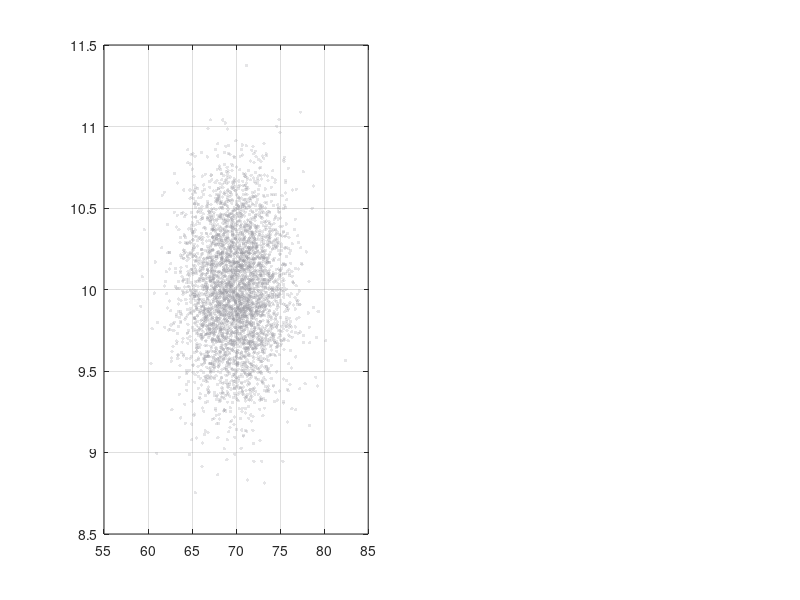

This chart was generated by the following MATLAB code: (Note: this script raises an error after producing the figure.)
%% Polar -> Cartesian : Monte-Carlo truth vs first-order (EKF) linearization
%  SEL5917 — Nonlinear Filtering
%  A Gaussian in polar coordinates (r, theta) is pushed through the nonlinear map
%       g(r,theta) = [ r*cos(theta) ; r*sin(theta) ]
%  We compare:
%    (MC)   the true transformed distribution: samples + sample mean/cov ellipse
%    (LIN)  the first-order Taylor (EKF) approximation:
%              mean_lin = g(mu),   cov_lin = G * Sigma * G',   G = dg/d[r,theta]|mu
%  Sweeping the bearing std sigma_theta shows how badly the linearization fails
%  as the nonlinearity (angular spread) grows.
%
%  Output:  ../images/polar2cart_linearization.gif  and  .png
%  Author: generated for Prof. Marcos R. Fernandes.

clear; clc; close all; rng(3);

%% input Gaussian in polar coordinates
r0   = 10;                 % mean range  [m]
th0  = deg2rad(70);        % mean bearing
sr   = 0.35;               % range std   [m]
Nmc  = 4000;               % Monte-Carlo samples

% fixed standard-normal draws so the cloud morphs smoothly across frames
z1 = randn(Nmc,1);  z2 = randn(Nmc,1);

% bearing std sweep (deg): grow, then hold on the worst case
sth_deg = [linspace(3,34,34), 34*ones(1,8)];

here   = fileparts(mfilename('fullpath'));
gifOut = fullfile(here,'..','images','polar2cart_linearization.gif');
pngOut = fullfile(here,'..','images','polar2cart_linearization.png');

fig = figure('Color','w','Position',[80 80 1150 560]);
cMC=[0.09 0.60 0.40]; cLIN=[0.89 0.20 0.13]; cPT=[0.16 0.17 0.20];

for fidx = 1:numel(sth_deg)
    sth = deg2rad(sth_deg(fidx));
    Sigma = diag([sr^2, sth^2]);

    % --- Monte-Carlo truth ---
    r  = r0 + sr*z1;
    th = th0 + sth*z2;
    X  = r.*cos(th);   Y = r.*sin(th);
    P  = [X Y];
    muMC  = mean(P,1)';
    covMC = cov(P);

    % --- first-order (EKF) linearization ---
    muL = [r0*cos(th0); r0*sin(th0)];
    G   = [cos(th0), -r0*sin(th0);
           sin(th0),  r0*cos(th0)];
    covL = G*Sigma*G';

    meanErr = norm(muMC - muL);

    clf(fig);
    % ---------- left: input Gaussian in polar space ----------
    ax1 = subplot(1,2,1); hold(ax1,'on'); box(ax1,'on'); grid(ax1,'on');
    scatter(ax1, rad2deg(th), r, 6, [0.6 0.6 0.62],'filled','MarkerFaceAlpha',0.25);
    draw_ellipse(ax1, [rad2deg(th0); r0], diag([rad2deg(sth)^2, sr^2]), 2, cMC);
    plot(ax1, rad2deg(th0), r0, 'o','Color',cMC,'MarkerFaceColor',cMC,'MarkerSize',7);
    xlabel(ax1,'bearing  \theta  [deg]'); ylabel(ax1,'range  r  [m]');
    title(ax1,'Input:  Gaussian in polar space','FontSize',12);
    xlim(ax1,[th0*180/pi-105, th0*180/pi+105]); ylim(ax1,[r0-4*sr, r0+4*sr]);

    % ---------- right: Cartesian, MC truth vs linearization ----------
    ax2 = subplot(1,2,2); hold(ax2,'on'); box(ax2,'on'); grid(ax2,'on'); axis(ax2,'equal');
    scatter(ax2, X, Y, 6, [0.62 0.62 0.66],'filled','MarkerFaceAlpha',0.20);
    hT = draw_ellipse(ax2, muMC, covMC, 2, cMC);    % true (MC)
    hL = draw_ellipse(ax2, muL,  covL,  2, cLIN);   % linearized (EKF)
    plot(ax2, muMC(1),muMC(2),'o','Color',cMC,'MarkerFaceColor',cMC,'MarkerSize',7);
    plot(ax2, muL(1), muL(2), 's','Color',cLIN,'MarkerFaceColor',cLIN,'MarkerSize',8);
    % radar at origin + ray to the mean point
    plot(ax2,0,0,'^','Color',cPT,'MarkerFaceColor',cPT,'MarkerSize',9);
    plot(ax2,[0 muL(1)],[0 muL(2)],'-','Color',[cPT 0.4]);
    xlabel(ax2,'p_x  [m]'); ylabel(ax2,'p_y  [m]');
    xlim(ax2,[-7 10]); ylim(ax2,[1 12]);
    legend(ax2,[hT hL],{'Monte-Carlo (true)','1^{st}-order Taylor / EKF'}, ...
           'Location','southwest','FontSize',10,'Box','off');
    title(ax2, sprintf('Cartesian:  \\sigma_\\theta = %2.0f^\\circ    |    mean error = %.2f m', ...
          sth_deg(fidx), meanErr),'FontSize',12);

    sgtitle(fig, 'Polar \rightarrow Cartesian:  how the first-order linearization breaks down', ...
            'FontSize',14,'FontWeight','bold');

    drawnow;
    frame = getframe(fig);
    [A,cm] = rgb2ind(frame2im(frame),256);
    if fidx==1
        imwrite(A,cm,gifOut,'gif','LoopCount',Inf,'DelayTime',0.12);
    else
        imwrite(A,cm,gifOut,'gif','WriteMode','append','DelayTime',0.12);
    end
end
try, exportgraphics(fig,pngOut,'Resolution',130); catch, saveas(fig,pngOut); end
fprintf('sigma_theta = %.0f deg (final)\n', sth_deg(end));
fprintf('MC   mean = [%.3f %.3f]\n', muMC);
fprintf('LIN  mean = [%.3f %.3f]   (g(mu))\n', muL);
fprintf('mean error = %.3f m,   MC radius bias = %.3f m\n', norm(muMC-muL), r0-norm(muMC));
fprintf('Saved GIF -> %s\n', gifOut);
fprintf('Saved PNG -> %s\n', pngOut);

%% ---- ellipse helper ----
function h = draw_ellipse(ax, mu, C, ns, col)
    C=(C+C')/2; [V,D]=eig(C); D=max(D,0);
    t=linspace(0,2*pi,90);
    e=V*sqrt(D)*[cos(t);sin(t)]*ns;
    h=plot(ax, mu(1)+e(1,:), mu(2)+e(2,:), '-','Color',col,'LineWidth',2.2);
end
